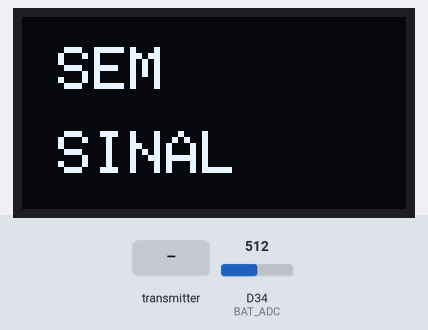
A sketch run on a simulated Arduino Due. Parts: 128×64 one-colour display. The test bench sets the inputs (shaded band); at power-on: D34 (BAT_ADC) = 512 (analog values on the 0–1023 scale). No radio packets arrive unless stated; what the sketch prints to the serial monitor is not drawn.

Above: at 2.8 s.
2.9 s: the transmitter starts sending temperatura = 0
At 3.8 s:
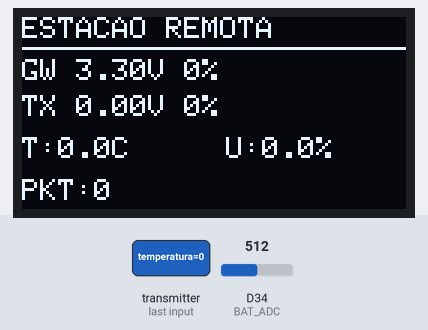
4.4 s: D34 (BAT_ADC) set to 716
At 5.3 s:
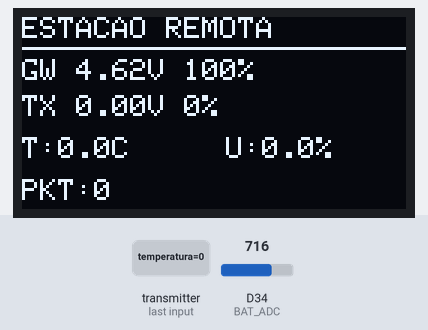
5.9 s: the transmitter starts sending umidade = 25
At 6.5 s:
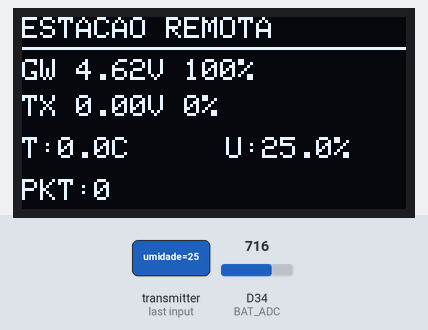
7.4 s: the transmitter starts sending bateriaTX = 25
At 8.4 s:
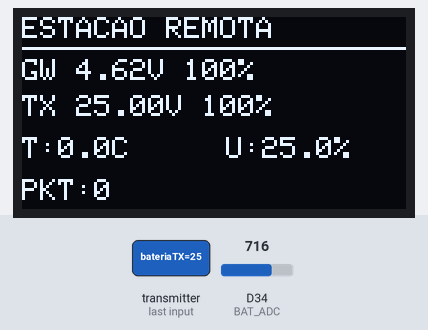
8.9 s: the transmitter starts sending contador = 256
At 10.1 s:
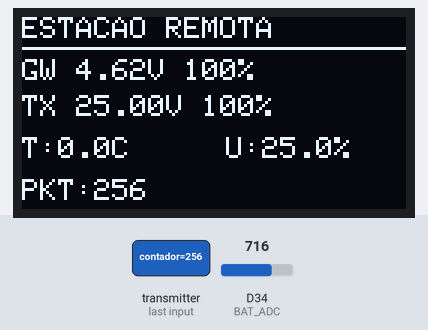
10.4 s: the transmitter starts sending temperatura = 25
At 11.9 s:
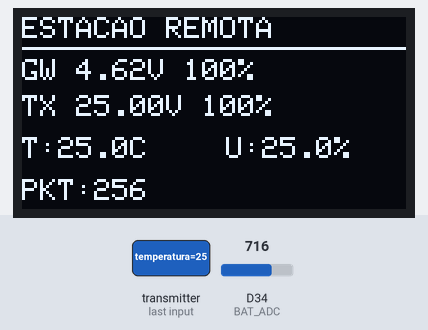
Timing chart, 0 to 12.9 s (numbered marks = the images above; inputs shaded):
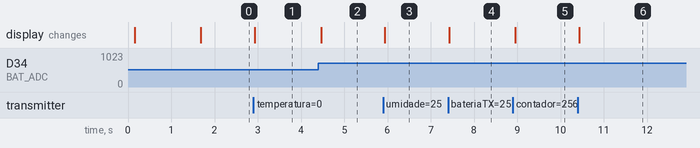

Measured:
- after the input at 2.9 s, the display: changes at once (image 1)
- after the input at 4.4 s, the display: changes after 0.07 s (image 2)
- after the input at 5.9 s, the display: changes at once (image 3)
- after the input at 7.4 s, the display: changes at once (image 4)
- after the input at 8.9 s, the display: changes after 0.05 s (image 5)
- after the input at 10.4 s, the display: changes at once (image 6)

The sketch:

gateway.ino
```cpp
#include <SPI.h>
#include <RF24.h>

#include <Wire.h>
#include <Adafruit_GFX.h>
#include <Adafruit_SSD1306.h>

// =====================================
// OLED
// =====================================

#define SCREEN_WIDTH 128
#define SCREEN_HEIGHT 64

#define OLED_SDA 26
#define OLED_SCL 27

Adafruit_SSD1306 display(
SCREEN_WIDTH,
SCREEN_HEIGHT,
&Wire,
-1
);

// =====================================
// RADIO
// =====================================

#define CE_PIN 22
#define CSN_PIN 21

RF24 radio(CE_PIN, CSN_PIN);

const byte endereco[6] = "00001";

// =====================================
// BATERIA GATEWAY
// =====================================

#define BAT_ADC 34

// =====================================
// DADOS RECEBIDOS
// =====================================

struct DadosClima
{
float temperatura;
float umidade;
float bateriaTX;
uint32_t contador;
};

DadosClima dados;

unsigned long ultimoPacote = 0;
bool semSinal = true;

// =====================================

float lerBateriaGateway()
{
int leitura = analogRead(BAT_ADC);

float tensaoGPIO =
leitura * 3.3 / 4095.0;

// divisor 100k / 100k

float tensaoBateria =
tensaoGPIO * 2.0;

return tensaoBateria;
}

// =====================================

int calculaPercentual(float v)
{
const float VMIN = 3.30;
const float VMAX = 4.20;

int pct =
((v - VMIN) * 100.0) /
(VMAX - VMIN);

if (pct < 0) pct = 0;
if (pct > 100) pct = 100;

return pct;
}

// =====================================

void telaSemSinal()
{
display.clearDisplay();

display.setTextColor(WHITE);

display.setTextSize(2);

display.setCursor(12,10);
display.println("SEM");

display.setCursor(12,38);
display.println("SINAL");

display.display();
}

// =====================================

void mostrarDados()
{
float batGW =
lerBateriaGateway();

int pctGW =
calculaPercentual(
batGW);

int pctTX =
calculaPercentual(
dados.bateriaTX);

display.clearDisplay();

display.setTextColor(WHITE);

display.setTextSize(1);

display.setCursor(0,0);
display.println("ESTACAO REMOTA");

display.drawLine(
0,
10,
127,
10,
WHITE);

display.setCursor(0,14);
display.print("GW ");
display.print(batGW,2);
display.print("V ");
display.print(pctGW);
display.print("%");

display.setCursor(0,26);
display.print("TX ");
display.print(dados.bateriaTX,2);
display.print("V ");
display.print(pctTX);
display.print("%");

display.setCursor(0,40);
display.print("T:");
display.print(
dados.temperatura,
1);
display.print("C");

display.setCursor(68,40);
display.print("U:");
display.print(
dados.umidade,
1);
display.print("%");

display.setCursor(0,54);
display.print("PKT:");
display.print(
dados.contador);

display.display();
}

// =====================================

void setup()
{
Serial.begin(115200);

Serial.println();
Serial.println("BOOT");

analogReadResolution(12);

Wire.begin(
OLED_SDA,
OLED_SCL);

delay(100);

if (!display.begin(
SSD1306_SWITCHCAPVCC,
0x3C))
{
Serial.println(
"ERRO OLED");

while (1);
}

display.clearDisplay();

display.setTextSize(2);
display.setTextColor(WHITE);

display.setCursor(0,20);
display.println("GATEWAY");

display.display();

delay(1500);

Serial.println("OLED OK");

SPI.begin(
18,
19,
23,
21);

Serial.println(
"TESTANDO RADIO");

if (!radio.begin())
{
Serial.println(
"ERRO RADIO");

display.clearDisplay();

display.setCursor(0,20);
display.println(
"RADIO ERRO");

display.display();

while (1);
}

Serial.println(
"RADIO OK");

radio.setChannel(100);

radio.setDataRate(
RF24_250KBPS);

radio.setPALevel(
RF24_PA_LOW);

radio.openReadingPipe(
0,
endereco);

radio.startListening();

ultimoPacote = millis();

telaSemSinal();

Serial.println(
"Gateway pronto");
}

// =====================================

void loop()
{
if (radio.available())
{
radio.read(
&dados,
sizeof(dados));

ultimoPacote = millis();

semSinal = false;

float batGW =
lerBateriaGateway();

Serial.println(
"---------------------");

Serial.print("GW: ");
Serial.print(
batGW,
2);
Serial.println("V");

Serial.print("TX: ");
Serial.print(
dados.bateriaTX,
2);
Serial.println("V");

Serial.print("Temp: ");
Serial.print(
dados.temperatura,
1);
Serial.println(" C");

Serial.print("Umid: ");
Serial.print(
dados.umidade,
1);
Serial.println(" %");

Serial.print("Pacote: ");
Serial.println(
dados.contador);

mostrarDados();
}

if (
millis() -
ultimoPacote >
15000)
{
if (!semSinal)
{
telaSemSinal();

semSinal = true;

Serial.println(
"SEM SINAL");
}
}
}
```
